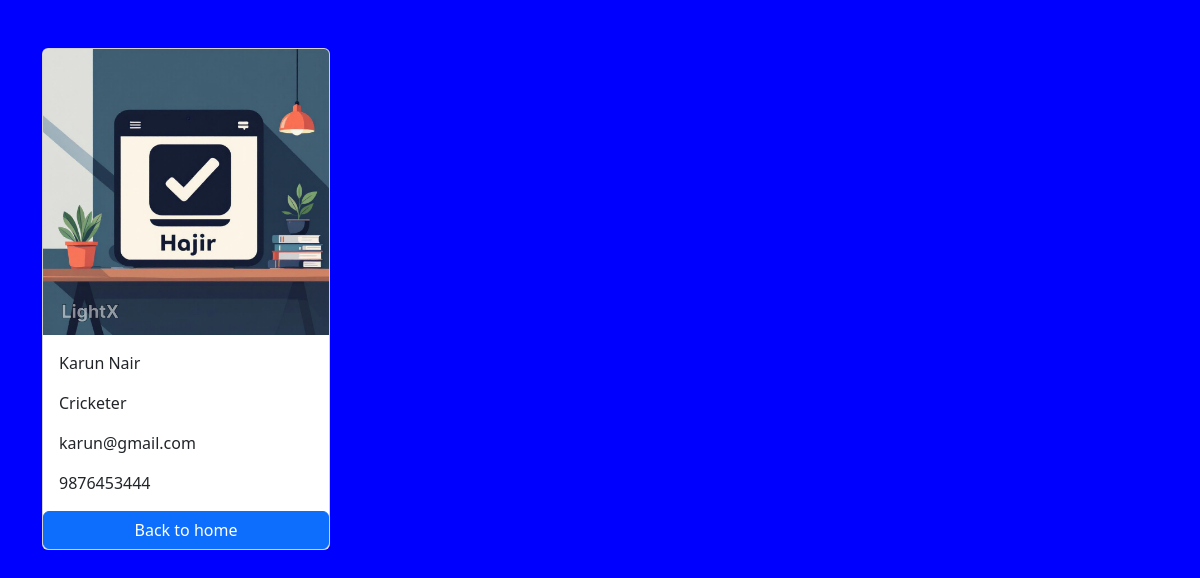
Page /employees/3/ on the committed database.
### employee/models.py (models this page shows, shortened)
class Employee(models.Model):
    first_name=models.CharField(max_length=100)
    last_name=models.CharField(max_length=100)
    phone=models.CharField(max_length=12,blank=True)
    email_address=models.EmailField(max_length=100, unique=True)
    designation=models.CharField(max_length=100)
    photo=models.ImageField(upload_to='images')
    created_at=models.DateTimeField(auto_now_add=True)
    updated_at=models.DateTimeField(auto_now=True)

### employee/views.py (the view)
# urls.py: path('<int:pk>/',views.employee_detail,name='employee_detail'),
def employee_detail(request, pk):
    employee=get_object_or_404(Employee,pk=pk)
    context={
        'employee':employee
    }
    return render(request,'employee_detail.html',context)

### templates/employee_detail.html (shortened to what this page needs)
{%load static%}
<!DOCTYPE html>
<html lang="en">
<head>
    <link href="https://cdn.jsdelivr.net/npm/bootstrap@5.3.8/dist/css/bootstrap.min.css" rel="stylesheet">
    <link rel="stylesheet" href="{% static 'css/style.css' %}">
</head>
<body>
    <div class="container pt-5">
        <div class="card mx auto" style="width: 18rem;">
        <img class="card-img-top" src="{{ employee.photo.url }}" alt="Employee Photo">
        <div class="card-body">
        <p class="card-text">{{employee.first_name}} {{employee.last_name}}</p>
        <p class="card-text">{{employee.designation}}</p>
        <p class="card-text">{{employee.email_address}}</p>
        <p class="card-text">{{employee.phone}}</p>
    </div>
    <a href="{% url 'home' %}" class="btn btn-primary">Back to home</a>
</div>
</div>
</body>
</html>

### first/static/css/style.css (style rules this page uses)
body { background-color: blue; }

### rows in the picture
Employee: photo (picture), first_name "Karun", last_name "Nair", designation "Cricketer", email_address "karun@gmail.com", phone "9876453444"
